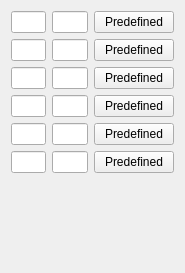
<ui version="4.0" >
 <class>Constants</class>
 <widget class="QWidget" name="Constants" >
  <property name="geometry" >
   <rect>
    <x>0</x>
    <y>0</y>
    <width>185</width>
    <height>273</height>
   </rect>
  </property>
  <property name="windowTitle" >
   <string>Constants</string>
  </property>
  <layout class="QGridLayout" >
   <item row="0" column="0" >
    <widget class="QLineEdit" name="kcfg_nameConstant0" >
     <property name="maxLength" >
      <number>6</number>
     </property>
    </widget>
   </item>
   <item row="0" column="1" >
    <widget class="QLineEdit" name="kcfg_valueConstant0" >
     <property name="maxLength" >
      <number>40</number>
     </property>
    </widget>
   </item>
   <item row="0" column="2" >
    <widget class="QPushButton" name="pushButton0" >
     <property name="text" >
      <string>Predefined</string>
     </property>
    </widget>
   </item>
   <item row="1" column="0" >
    <widget class="QLineEdit" name="kcfg_nameConstant1" >
     <property name="maxLength" >
      <number>6</number>
     </property>
    </widget>
   </item>
   <item row="1" column="1" >
    <widget class="QLineEdit" name="kcfg_valueConstant1" >
     <property name="maxLength" >
      <number>40</number>
     </property>
    </widget>
   </item>
   <item row="1" column="2" >
    <widget class="QPushButton" name="pushButton1" >
     <property name="text" >
      <string>Predefined</string>
     </property>
    </widget>
   </item>
   <item row="2" column="0" >
    <widget class="QLineEdit" name="kcfg_nameConstant2" >
     <property name="maxLength" >
      <number>6</number>
     </property>
    </widget>
   </item>
   <item row="2" column="1" >
    <widget class="QLineEdit" name="kcfg_valueConstant2" >
     <property name="maxLength" >
      <number>40</number>
     </property>
    </widget>
   </item>
   <item row="2" column="2" >
    <widget class="QPushButton" name="pushButton2" >
     <property name="text" >
      <string>Predefined</string>
     </property>
    </widget>
   </item>
   <item row="3" column="0" >
    <widget class="QLineEdit" name="kcfg_nameConstant3" >
     <property name="maxLength" >
      <number>6</number>
     </property>
    </widget>
   </item>
   <item row="3" column="1" >
    <widget class="QLineEdit" name="kcfg_valueConstant3" >
     <property name="maxLength" >
      <number>40</number>
     </property>
    </widget>
   </item>
   <item row="3" column="2" >
    <widget class="QPushButton" name="pushButton3" >
     <property name="text" >
      <string>Predefined</string>
     </property>
    </widget>
   </item>
   <item row="4" column="0" >
    <widget class="QLineEdit" name="kcfg_nameConstant4" >
     <property name="maxLength" >
      <number>6</number>
     </property>
    </widget>
   </item>
   <item row="4" column="1" >
    <widget class="QLineEdit" name="kcfg_valueConstant4" >
     <property name="maxLength" >
      <number>40</number>
     </property>
    </widget>
   </item>
   <item row="4" column="2" >
    <widget class="QPushButton" name="pushButton4" >
     <property name="text" >
      <string>Predefined</string>
     </property>
    </widget>
   </item>
   <item row="5" column="0" >
    <widget class="QLineEdit" name="kcfg_nameConstant5" >
     <property name="maxLength" >
      <number>6</number>
     </property>
    </widget>
   </item>
   <item row="5" column="1" >
    <widget class="QLineEdit" name="kcfg_valueConstant5" >
     <property name="maxLength" >
      <number>40</number>
     </property>
    </widget>
   </item>
   <item row="5" column="2" >
    <widget class="QPushButton" name="pushButton5" >
     <property name="text" >
      <string>Predefined</string>
     </property>
    </widget>
   </item>
   <item row="6" >
    <spacer>
     <property name="orientation" >
      <enum>Qt::Vertical</enum>
     </property>
     <property name="sizeType" >
      <enum>QSizePolicy::Expanding</enum>
     </property>
     <property name="sizeHint" >
      <size>
       <width>20</width>
       <height>40</height>
      </size>
     </property>
    </spacer>
   </item>
  </layout>
 </widget>
 <resources/>
 <connections/>
</ui>
